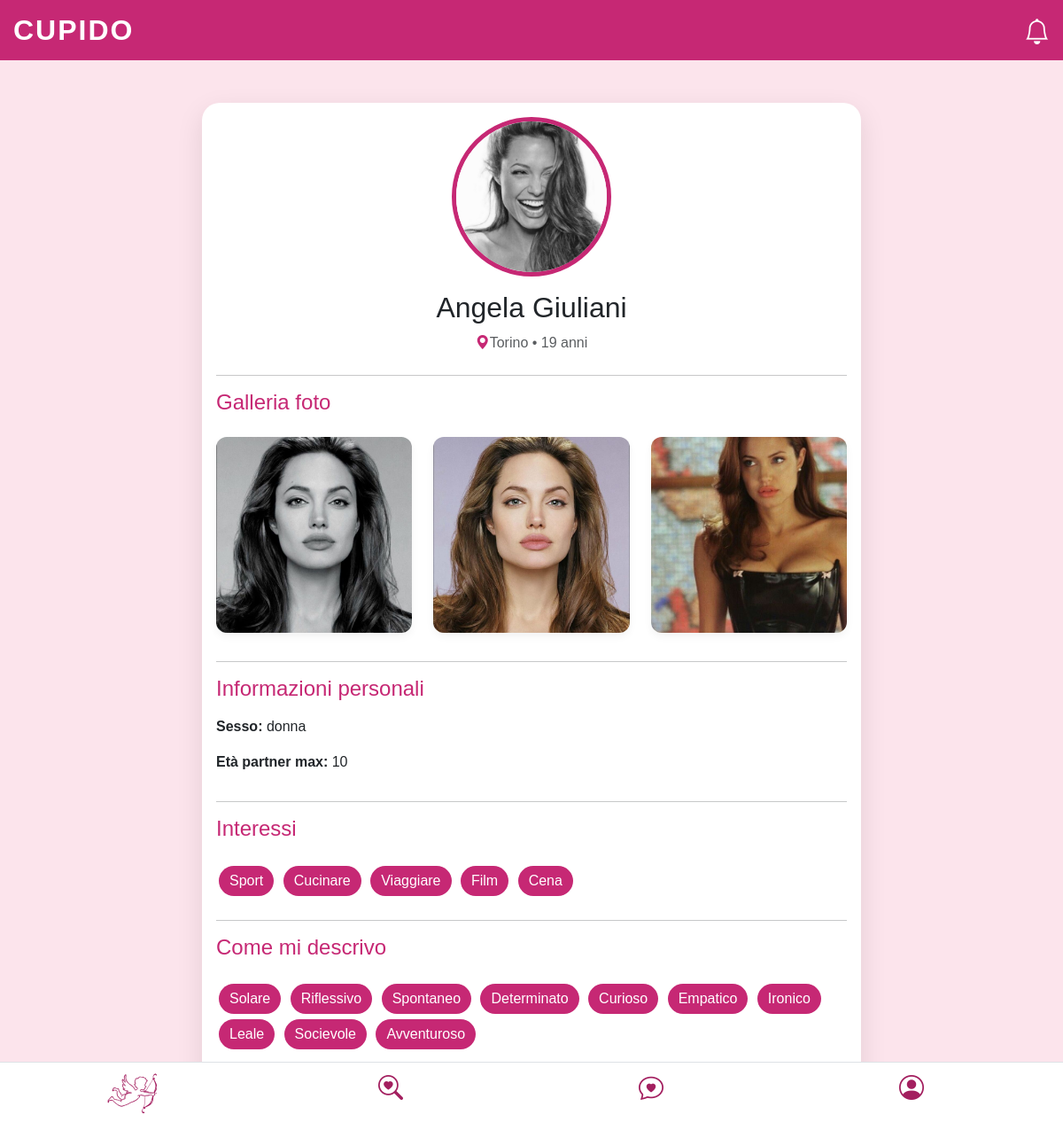
Page /profiloUtente.php?id=angelina (signed in) on the committed database.
### tables this page shows
CREATE TABLE `foto_utenti` (
  `id_foto` int(11) NOT NULL,
  `id_utente` varchar(30) NOT NULL,
  `percorso` varchar(255) NOT NULL,
  `tipo` enum('profilo','galleria') NOT NULL,
  `caricata_il` timestamp NOT NULL DEFAULT current_timestamp()
);

CREATE TABLE `datiregistrazione` (
  `id_utente` varchar(30) NOT NULL,
  `email` varchar(30) NOT NULL,
  `password` varchar(30) NOT NULL,
  `nome` varchar(30) NOT NULL,
  `cognome` varchar(30) NOT NULL,
  `sesso` varchar(10) DEFAULT NULL,
  `eta` int(2) NOT NULL,
  `citta` varchar(30) NOT NULL,
  `maxEta` int(2) DEFAULT NULL,
  `distanza` tinyint(1) DEFAULT NULL,
  `sessoP` varchar(30) DEFAULT NULL,
  `relazione` varchar(30) DEFAULT NULL
);

### profiloUtente.php (the view, shortened to what this page needs)
<?php
require __DIR__ . "/connessioneDB.php";
$id = $_GET['id'];
$sql = "SELECT * FROM datiregistrazione WHERE id_utente = :id";
$stmt = $pdo->prepare($sql);
$stmt->execute([':id' => $id]);
$utente = $stmt->fetch();
$sqlFotoProfilo = "SELECT percorso FROM foto_utenti
                WHERE id_utente = :id AND tipo = 'profilo' LIMIT 1";
$stmtFoto = $pdo->prepare($sqlFotoProfilo);
$stmtFoto->execute([':id' => $id]);
$fotoProfilo = $stmtFoto->fetch();
$sqlGalleria = "SELECT percorso FROM foto_utenti
                WHERE id_utente = :id AND tipo = 'galleria'";
$stmtGall = $pdo->prepare($sqlGalleria);
$stmtGall->execute([':id' => $id]);
$galleria = $stmtGall->fetchAll();
$sqlInteressi = "SELECT * FROM interessi
                WHERE id_utente = :id";
$stmtInt = $pdo->prepare($sqlInteressi);
$stmtInt->execute([':id' => $id]);
$interessi = $stmtInt->fetch();
$sqlAgg = "SELECT * FROM aggettivi
                WHERE id_utente = :id";
$stmtAgg = $pdo->prepare($sqlAgg);
$stmtAgg->execute([':id' => $id]);
$aggettivi = $stmtAgg->fetch();
?>
<!DOCTYPE html>
<html lang="it">
<head>
    <link href="https://cdn.jsdelivr.net/npm/bootstrap@5.3.2/dist/css/bootstrap.min.css" rel="stylesheet">
    <link rel="stylesheet" href="https://cdn.jsdelivr.net/npm/bootstrap-icons@1.11.1/font/bootstrap-icons.css">
</head>
<body>
<div class="cupido-header position-relative">
    <h2 class="fw-bold h2" style="letter-spacing: 2px; margin: 0;">CUPIDO</h2>
    <div class="notifiche-icon">
        <i class="bi bi-bell"></i>
    </div>
</div>
<div class="container py-5">
    <div class="profile-card mx-auto col-lg-8">
        <div class="text-center mb-4">
            <div class="d-inline-block position-relative"
                data-bs-toggle="modal"
                data-bs-target="#visualizzaFoto"
                data-bs-remote="<?= htmlspecialchars($fotoProfilo['percorso']) ?>"
                style="cursor: pointer;">
                <img src ="<?= htmlspecialchars($fotoProfilo['percorso']) ?>" class="profile-img">
            </div>
            <h2 class="mt-3"><?= htmlspecialchars($utente['nome'] . " " . $utente['cognome']) ?></h2>
            <p class="text-muted">
                <i class="bi bi-geo-alt-fill" style="color: var(--primary-color);"></i><?= htmlspecialchars($utente['citta']) ?> • <?= htmlspecialchars($utente['eta']) ?> anni</p>
        </div>
        <hr>
        <div class="d-flex justify-content-between align-items-center mb-3">
            <h4 style="color: var(--primary-color);">Galleria foto</h4>
        </div>
        <div class="row">
            <?php if (!empty($galleria)): ?>
                <?php foreach ($galleria as $foto): ?>
                    <div class="col-4 mb-3">
                        <div class="galleria"
                             data-bs-toggle="modal"
                             data-bs-target="#visualizzaFoto"
                             data-bs-remote="<?= htmlspecialchars($foto['percorso']) ?>"
                             style="cursor: pointer;">
                            <img src="<?= htmlspecialchars($foto['percorso']) ?>" class="galleria-imm">
                        </div>
                    </div>
                <?php endforeach; ?>
            <?php else: ?>
                <p class="text-muted small px-3">Non ho ancora caricato nessuna foto...</p>
            <?php endif; ?>
        </div>
        <hr>
        <div class="d-flex justify-content-between align-items-center mb-2">
            <h4 style="color: var(--primary-color);">Informazioni personali</h4>
        </div>
        <div class="row">
            <p><strong>Sesso:</strong> <?= htmlspecialchars($utente['sesso']) ?></p>
            <p><strong>Età partner max: </strong> <?= htmlspecialchars($utente['maxEta']) ?></p>
        </div>
        <hr>
        <div class="d-flex justify-content-between align-items-center mb-3">
            <h4 style="color: var(--primary-color);">Interessi</h4>
        </div>
        <div class="mb-4">
            <?php if ($interessi): ?>
                <?php foreach ($interessi as $chiave => $valore): ?>
                    <?php if (!is_numeric($chiave) && ($chiave != "id_utente" && $valore == 1)): ?>
                        <span class="tag"><?= ucfirst(htmlspecialchars($chiave)) ?></span>
                    <?php endif; ?>
                <?php endforeach; ?>
            <?php endif; ?>
        </div>
        <hr>
        <div class="d-flex justify-content-between align-items-center mb-3">
            <h4 style="color: var(--primary-color);">Come mi descrivo</h4>
        </div>
        <div class="mb-4">
            <?php if ($aggettivi): ?>
                <?php foreach ($aggettivi as $chiave => $valore): ?>
                    <?php if (!is_numeric($chiave) && ($chiave != "id_utente" && $valore == 1)): ?>
                        <span class="tag"><?= ucfirst(htmlspecialchars($chiave)) ?></span>
                    <?php endif; ?>
                <?php endforeach; ?>
            <?php endif; ?>
        </div>
    </div>
</div>
    <nav class="navbar fixed-bottom bg-white border-top">
    <div class="container-fluid">
        <div class="row text-center w-100">
            <div class="col">
                <a href="card.php" class="text-decoration-none text-dark">
                </a>
            </div>
            <div class="col">
                <a href="cerca.php" class="text-decoration-none text-dark">
                    <i class="bi bi-search-heart fs-3" style="color:#a31f5f;"></i>
                </a>
            </div>
            <div class="col">
                <a href="match.php" class="text-decoration-none text-dark">
                    <i class="bi bi-chat-heart fs-3" style="color:#a31f5f;"></i>
                </a>
            </div>
            <div class="col">
                <a href="profilo.php" class="text-decoration-none text-dark">
                    <i class="bi bi-person-circle fs-3" style="color:#a31f5f;"></i>
                </a>
            </div>
            </div>
    </div>
</nav>
</body>
</html>

### profiloUtente.php (style rules this page uses)
:root { --primary-color: #c62874; --accent-color: #fce4ec; --text-main: #333; }
body { background-color: var(--accent-color); font-family: 'Montserrat', sans-serif; }
.profile-card { background: white; border-radius: 20px; padding: 1rem; box-shadow: 0 10px 30px rgba(0,0,0,0.1); position: relative; margin: 0 10px; }
.profile-img { width: 180px; height: 180px; border-radius: 50%; object-fit: cover; border: 5px solid var(--primary-color); }
.tag { background: var(--primary-color); color: white; padding: 5px 12px; border-radius: 20px; margin: 3px; display: inline-block; }
.galleria { width: 100%; padding-top: 100%; position: relative; overflow: hidden; border-radius: 12px; box-shadow: 0 4px 10px rgba(0, 0, 0, 0.05); }
.galleria-imm { position: absolute; top: 0; left: 0; width: 100%; height: 100%; object-fit: cover; object-position: center; transition: transform 0.3s ease; }
.cupido-header { background: var(--primary-color); color: white; padding: 15px; font-size: 20px; position: relative; }
.notifiche-icon { position: absolute; right: 15px; top: 15px; font-size: 1.8rem; color: white; cursor: pointer; }

### rows in the picture
foto_utenti: percorso (picture)
datiregistrazione: nome+cognome "Angela Giuliani", citta "Torino", eta "19", sesso "donna", maxEta "10"
foto_utenti: percorso (picture)
foto_utenti: percorso (picture)
foto_utenti: percorso (picture)

### other values in the picture
$chiave "Sport"
$chiave "Cucinare"
$chiave "Viaggiare"
$chiave "Film"
$chiave "Cena"
$chiave "Solare"
$chiave "Riflessivo"
$chiave "Spontaneo"
$chiave "Determinato"
$chiave "Curioso"
$chiave "Empatico"
$chiave "Ironico"
$chiave "Leale"
$chiave "Socievole"
$chiave "Avventuroso"
